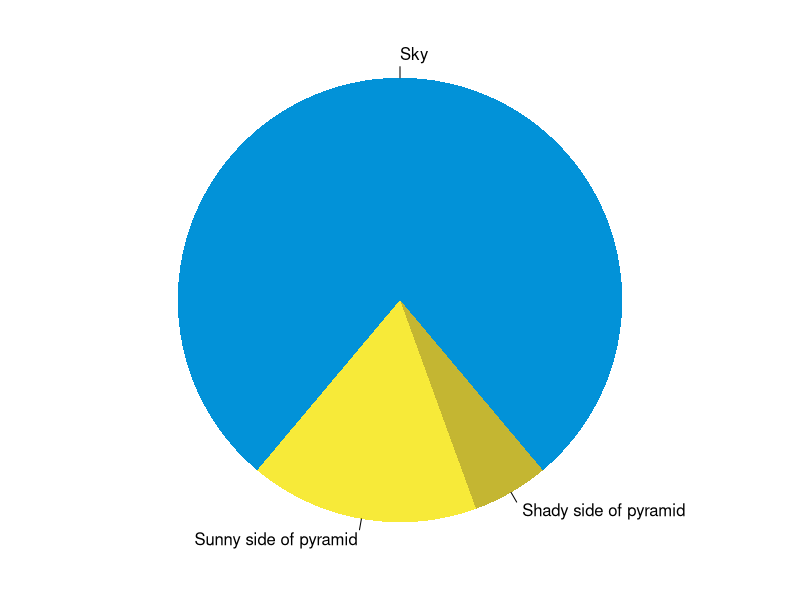
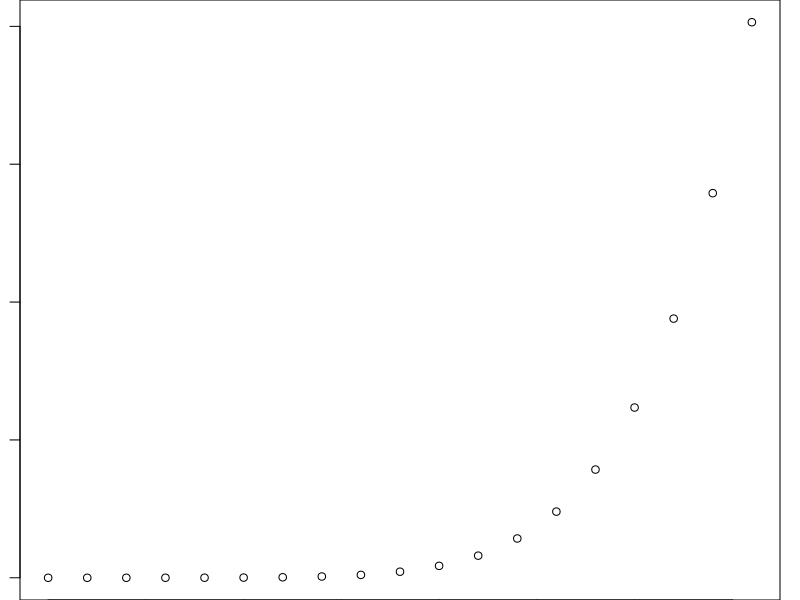

Recreate these plots in R, in order.
## ---- chunk 1
knitr::opts_chunk$set(collapse = TRUE)
## ---- chunk 2
summary(cars)
fit <- lm(dist ~ speed, data = cars)
fit
## ---- chunk 3
par(mar = c(0, 1, 0, 1))
pie(
  c(280, 60, 20),
  c('Sky', 'Sunny side of pyramid', 'Shady side of pyramid'),
  col = c('#0292D8', '#F7EA39', '#C4B632'),
  init.angle = -50, border = NA
)
## ---- chunk 4
knitr::opts_chunk$set(echo = TRUE)
## ---- chunk 5
summary(cars)
## ---- chunk 6
plot(pressure)
